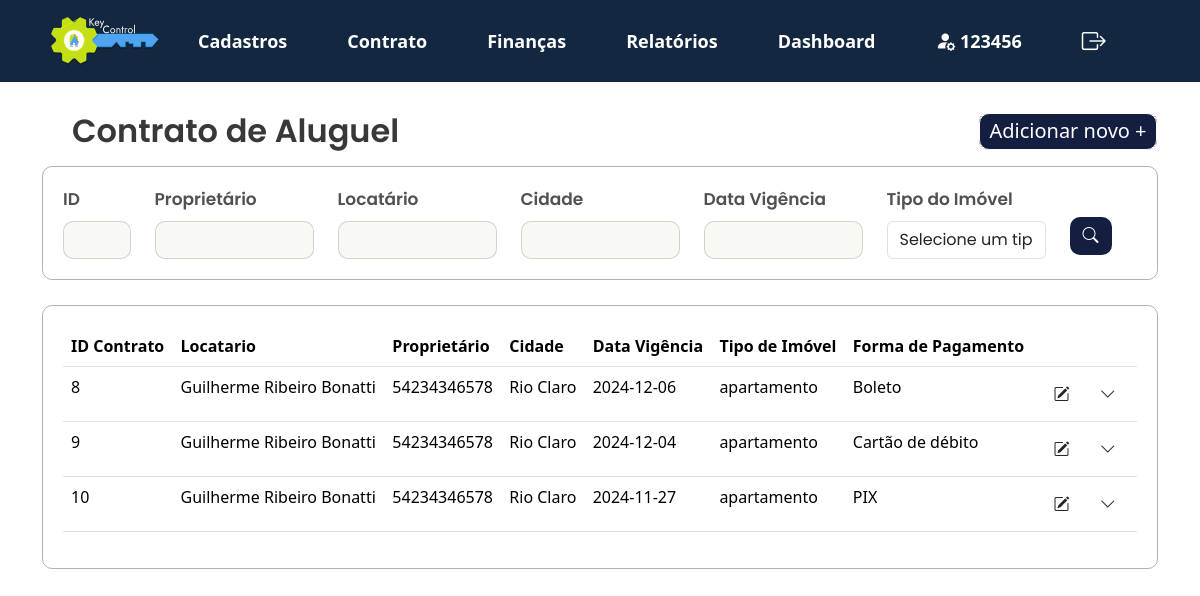
Before: /KeyControl/projeto/views/lista_contrato.php (signed in) with the older database file.
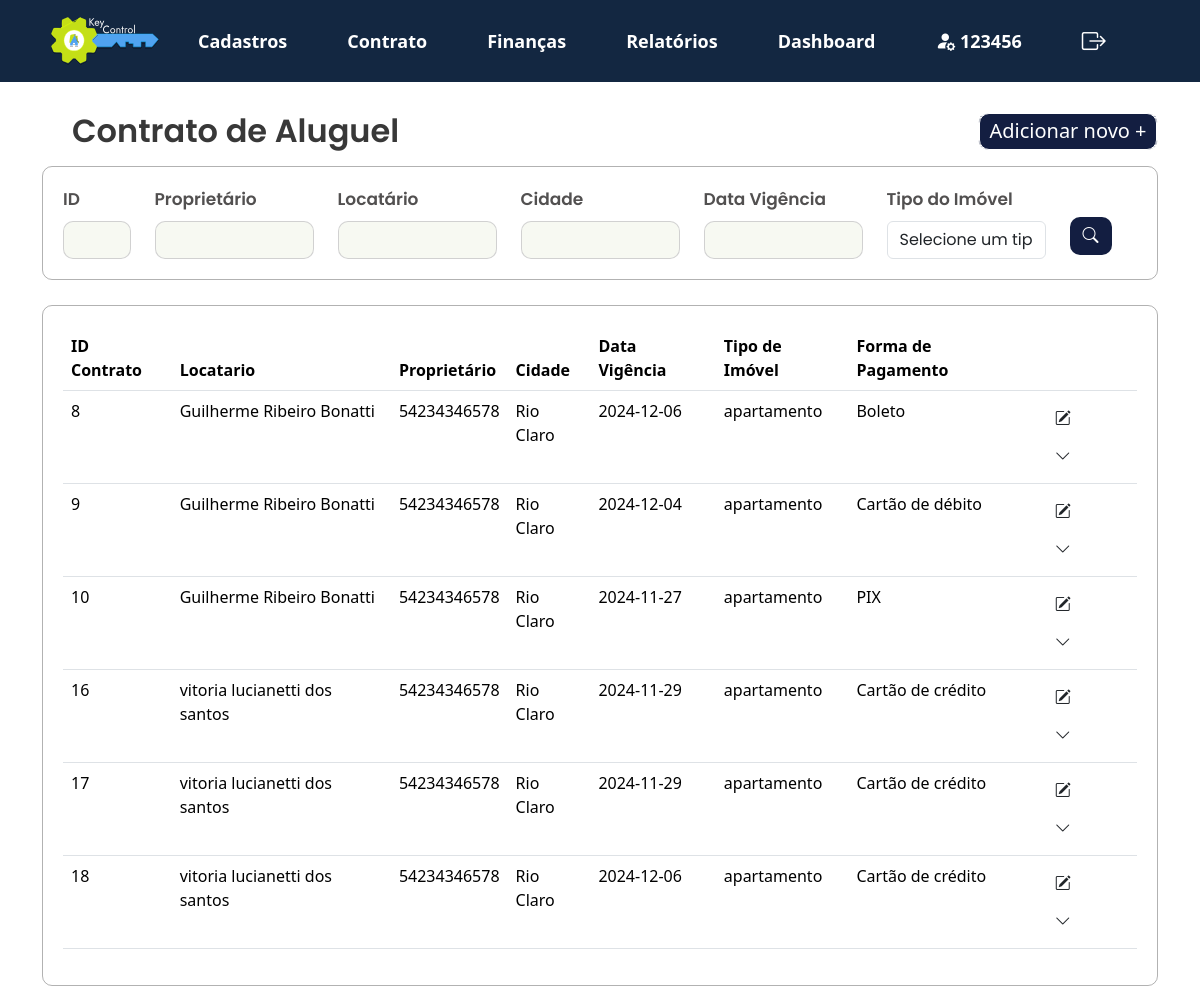
After: the same page with the newer database file.
### tables this page shows
CREATE TABLE `contrato_aluguel` (
  `id` int(11) NOT NULL,
  `locatario_nome` varchar(255) NOT NULL,
  `locatario_data_nascimento` date NOT NULL,
  `locatario_nacionalidade` varchar(100) NOT NULL,
  `locatario_cep` varchar(10) NOT NULL,
  `locatario_bairro` varchar(100) NOT NULL,
  `locatario_estado` varchar(100) NOT NULL,
  `locatario_cpf_cnpj` varchar(14) NOT NULL,
  `locatario_telefone` varchar(15) NOT NULL,
  `locatario_estado_civil` varchar(50) NOT NULL,
  `locatario_rua` varchar(255) NOT NULL,
  `locatario_complemento` varchar(255) DEFAULT NULL,
  `locatario_pais` varchar(100) NOT NULL,
  `locatario_rg_ie` varchar(15) NOT NULL,
  `locatario_email` varchar(255) NOT NULL,
  `locatario_profissao` varchar(100) NOT NULL,
  `locatario_numero` int(11) NOT NULL,
  `locatario_cidade` varchar(100) NOT NULL,
  `imovel_proprietario_cpf_cnpj` varchar(14) NOT NULL,
  `imovel_tipo` varchar(50) NOT NULL,
  `imovel_numero` int(11) NOT NULL,
  `imovel_cidade` varchar(100) NOT NULL,
  `imovel_taxa_venda` decimal(5,2) NOT NULL,
  `imovel_cep` varchar(10) NOT NULL,
  `imovel_bairro` varchar(100) NOT NULL,
  `imovel_estado` varchar(100) NOT NULL,
  `imovel_valor` decimal(15,2) NOT NULL,
  `imovel_registro` varchar(50) NOT NULL,
  `imovel_rua` varchar(255) NOT NULL,
  `imovel_complemento` varchar(255) DEFAULT NULL,
  `imovel_pais` varchar(100) NOT NULL,
  `fiador_nome` varchar(255) NOT NULL,
  `fiador_data_nascimento` date NOT NULL,
  `fiador_nacionalidade` varchar(100) NOT NULL,
  `fiador_cep` varchar(10) NOT NULL,
  `fiador_bairro` varchar(100) NOT NULL,
  `fiador_estado` varchar(100) NOT NULL,
  `fiador_cpf_cnpj` varchar(14) NOT NULL,
  `fiador_telefone` varchar(15) NOT NULL,
  `fiador_estado_civil` varchar(50) NOT NULL,
  `fiador_rua` varchar(255) NOT NULL,
  `fiador_complemento` varchar(255) DEFAULT NULL,
  `fiador_pais` varchar(100) NOT NULL,
  `fiador_rg_ie` varchar(15) NOT NULL,
  `fiador_email` varchar(255) NOT NULL,
  `fiador_profissao` varchar(100) NOT NULL,
  `fiador_numero` int(11) NOT NULL,
  `fiador_cidade` varchar(100) NOT NULL,
  `contrato_vigencia` date NOT NULL,
  `contrato_forma_pagamento` varchar(50) NOT NULL,
  `contrato_data_vencimento` date NOT NULL,
  `id_imobiliaria` varchar(20) NOT NULL,
  `meses_caucao` int(11) DEFAULT NULL,
  `vencimento_caucao` date DEFAULT NULL,
  `total_caucao` decimal(15,2) DEFAULT NULL,
  `forma_pagamento_caucao` varchar(50) DEFAULT NULL,
  `id_lancamento` int(11) NOT NULL
);

CREATE TABLE `cadastro_imovel` (
  `id` int(11) NOT NULL,
  `id_imobiliaria` varchar(20) NOT NULL,
  `cpf_cnpj_proprietario` varchar(20) NOT NULL,
  `tipo_imovel` varchar(50) NOT NULL,
  `quantidade_quartos` int(11) DEFAULT NULL,
  `quantidade_banheiros` int(11) DEFAULT NULL,
  `quantidade_vagas` int(11) DEFAULT NULL,
  `area_total` decimal(10,2) DEFAULT NULL,
  `cep` varchar(10) DEFAULT NULL,
  `rua` varchar(100) DEFAULT NULL,
  `numero` varchar(10) DEFAULT NULL,
  `bairro` varchar(50) DEFAULT NULL,
  `cidade` varchar(50) DEFAULT NULL,
  `estado` varchar(50) DEFAULT NULL,
  `pais` varchar(50) DEFAULT NULL,
  `registro_imovel` varchar(50) DEFAULT NULL,
  `valor_aluguel` float DEFAULT NULL,
  `taxa_aluguel` float DEFAULT NULL,
  `valor_venda` float DEFAULT NULL,
  `taxa_venda` float DEFAULT NULL,
  `complemento` varchar(255) DEFAULT NULL,
  `registro_agua` varchar(50) DEFAULT NULL
);

### KeyControl/projeto/app/controllers/filtro_contrato_aluguel.php (called while the page is built, shortened)
<?php
include '../app/controllers/db_conexao.php';
function buildQuery($contrato_id, $locatario_nome, $contrato_vigencia, $tipo_imovel, $contrato_forma_pagamento) {
    $sql = "
        SELECT contrato_aluguel.id AS contrato_id,
            contrato_aluguel.locatario_nome,
            contrato_aluguel.contrato_vigencia,
            contrato_aluguel.imovel_cidade,
            contrato_aluguel.contrato_forma_pagamento,
            c_imovel.tipo_imovel,
            c_imovel.cpf_cnpj_proprietario
        FROM contrato_aluguel
        JOIN cadastro_imovel c_imovel
            ON contrato_aluguel.id_imobiliaria = c_imovel.id_imobiliaria
        WHERE 1=1
        ";
    $conditions = [];
    $params = [];
    return [$sql, $params];
}
$id = $_POST['contrato_id'] ?? '';
$locatario_nome = $_POST['locatario'] ?? '';
$contrato_vigencia = $_POST['vigencia'] ?? '';
$tipo_imovel = $_POST['tipo_imovel'] ?? '';
$contrato_forma_pagamento = $_POST['forma_pagamento'] ?? '';
list($sql, $params) = buildQuery($id, $locatario_nome, $contrato_vigencia, $tipo_imovel, $contrato_forma_pagamento);
try {
    if ($pdo) {
        $stmt = $pdo->prepare($sql);
        $stmt->execute($params);
        $result = $stmt->fetchAll(PDO::FETCH_ASSOC);
    } else {
        throw new Exception("Erro na conexão com o banco de dados.");
    }
} catch (Exception $e) {
    echo "Erro na execução da consulta: " . htmlspecialchars($e->getMessage());
}
?>

### KeyControl/projeto/views/lista_contrato.php (the view, shortened to what this page needs)
<?php
    include_once '../app/controllers/filtro_contrato_aluguel.php';
    ?>
<!DOCTYPE html>
<html lang="pt-br">
<head>
    <link href="https://cdn.jsdelivr.net/npm/bootstrap@5.3.3/dist/css/bootstrap.min.css" rel="stylesheet">
    <link rel="stylesheet" href="../public/assets/js/menu.js">
    <link rel="stylesheet" href="https://cdn.jsdelivr.net/npm/bootstrap-icons@1.10.5/font/bootstrap-icons.css">
    <link rel="stylesheet" type="text/css" href="../public/assets/css/style2.css">
</head>
<body>
<?php include 'navbar.php';?>
    <section>
        <div class="container">
            <div class="d-flex justify-content-between align-items-center mb-3">
                <h2 class="mb-0">Contrato de Aluguel</h2>
                <div class="button_adicionarnovo">
                    <a class="button_adicionarnovo floating dropdown-toggle hide-arrow" data-bs-toggle="dropdown" aria-expanded="false" href="">
                        <span class="button_adicionarnovo">Adicionar novo +</span>
                    </a>
                </div>
            </div>
        </div>
    <div class="container">
        <form method="POST" action="">
            <div class="filtros-container">
                <div class="row g-12">
                    <div class="col-md-1">
                        <label for="id" class="form-label">ID</label>
                        <input type="text" id="id" class="form-control" name="id" value="<?= htmlspecialchars($_POST['id'] ?? '') ?>">
                    </div>
                    <div class="col-md-2">
                        <label for="cpf_cnpj_proprietario" class="form-label">Proprietário</label>
                            <input type="text" id="cpf_cnpj_proprietario" class="form-control" name="cpf_cnpj_proprietario" value="<?= htmlspecialchars($_POST['cpf_cnpj_proprietario'] ?? '') ?>">
                    </div>
                    <div class="col-md-2">
                        <label for="locatario" class="form-label">Locatário</label>
                        <input type="text" id="locatario" class="form-control" name="locatario" value="<?= htmlspecialchars($_POST['locatario'] ?? '') ?>">
                    </div>
                    <div class="col-md-2">
                        <label for="cidade" class="form-label">Cidade</label>
                        <input type="text" id="cidade" class="form-control" name="cidade" value="<?= htmlspecialchars($_POST['cidade'] ?? '') ?>">
                    </div>
                    <div class="col-md-2">
                        <label for="vigencia" class="form-label">Data Vigência</label>
                        <input type="text" id="vigencia" class="form-control" name="vigencia" value="<?= htmlspecialchars($_POST['vigencia'] ?? '') ?>">
                    </div>
                    <div class="col-md-2">
                        <label for="tipo_imovel" class="mb-2">Tipo do Imóvel</label>
                            <select class="form-control" name="tipo_imovel" id="tipo_imovel" onchange="checkSelection('tipo_imovel')">
                                <option value="" disabled <?= !isset($_POST['tipo_imovel']) ? 'selected' : '' ?>>Selecione um tipo</option>
                            </select>
                    </div>
                    <div class="col-md-1">
                        <button class="btn btn-buscar" type="submit">
                            <i class="bi bi-search"></i>
                        </button>
                    </div>
                </div>
            </div>
        </form>
    </div>
</section>
<section>
    <div class="container">
        <div class="card_relatório">
        <table class="table table-hover">
                <thead>
                    <tr>
                        <th>ID Contrato</th>
                        <th>Locatario</th>
                        <th>Proprietário</th>
                        <th>Cidade</th>
                        <th>Data Vigência</th>
                        <th>Tipo de Imóvel</th>
                        <th>Forma de Pagamento</th>
                        <th></th>
                    </tr>
                </thead>
                <tbody>
                    <?php
                        if (isset($result) && count($result) > 0) {
                            foreach ($result as $row) {
                                echo "<tr>
                                    <td>" . htmlspecialchars($row['contrato_id'] ?? '-') . "</td>
                                    <td>" . htmlspecialchars($row['locatario_nome']) . "</td>
                                    <td>" . htmlspecialchars($row['cpf_cnpj_proprietario'] ?? '-') . "</td>
                                    <td>" . htmlspecialchars($row['imovel_cidade'] ?? '-') . "</td>
                                    <td>" . htmlspecialchars($row['contrato_vigencia'] ?? '-') . "</td>
                                    <td>" . htmlspecialchars($row['tipo_imovel'] ?? '-') . "</td>
                                    <td>" . htmlspecialchars($row['contrato_forma_pagamento'] ?? '-') . "</td>
                                    <td>
                                        <button class='btn' onclick='editRecord(" . htmlspecialchars($row['contrato_id']) . ")'>
                                            <i class='bi bi-pencil-square'></i>
                                        </button>
                                        <button class='btn' onclick='toggleSubMenu(this)'>
                                            <i class='bi bi-chevron-down'></i>
                                        </button>
                                                <button class='imprimir' onclick='printInfo(" . htmlspecialchars($row['contrato_id']) . ")'>
                                                </button>
                                                <button class='imprimir' title='imprimirContrato' onclick='redirectToRelatorio2(" . htmlspecialchars($row['contrato_id']) . ")'>
                                                </button>
                                                <button class='excluir' onclick='deleteRecord(" . htmlspecialchars($row['contrato_id']) . ")'>
                                                </button>
                                    </td>
                                </tr>";
                            }
                        } else {
                            echo "<tr><td colspan='8'>Nenhum registro encontrado</td></tr>";
                        }
                    ?>
                </tbody>
            </table>
        </div>
    </div>
</section>
</body>
</html>

### KeyControl/projeto/views/navbar.php (shortened to what this page needs)
<head>
  <link rel="stylesheet" type="text/css" href="../public/assets/css/style1.css">
</head>
<nav class="navbar navbar-expand-sm">
  <div class="container">
    <div class="collapse navbar-collapse" id="navbarNavDropdown">
      <ul class="navbar-nav align-items-center">
        <li>
          <a class="nav-link" href="../views/home.php"><img src="../public/assets/img/Logomarca.svg" width="110px"></a>
        </li>
      </ul>
      <ul class="navbar-nav align-items-center">
        <li class="nav-item dropdown">
          <a class="nav-link" href="#" id="drop" role="button" data-bs-toggle="dropdown" aria-expanded="false">
            Cadastros
          </a>
        </li>
      </ul>
      <ul class="navbar-nav align-items-center">
        <li class="nav-item dropdown">
          <a class="nav-link" href="#" id="drop" role="button" data-bs-toggle="dropdown" aria-expanded="false">
            Contrato
          </a>
        </li>
      </ul>
      <ul class="navbar-nav align-items-center">
        <li class="nav-item dropdown">
          <a class="nav-link" href="#" id="drop" role="button" data-bs-toggle="dropdown" aria-expanded="true">
            Finanças
          </a>
        </li>
      </ul>
      <ul class="navbar-nav align-items-center">
        <li class="nav-item dropdown">
          <a class="nav-link" href="#" id="drop" role="button" data-bs-toggle="dropdown" aria-expanded="false">
            Relatórios
          </a>
        </li>
      </ul>
      <ul class="navbar-nav align-items-center">
        <li class="nav-item dropdown">
          <a class="nav-link" href="../views/dashboard.php">Dashboard</a>
        </li>
      </ul>
      <ul class="navbar-nav align-items-center">
        <li class="nav-item dropdown">
          <a class="nav-link" href="../views/perfil.php"><i class="bi bi-person-fill-gear fs-5"></i>
          <?php
          $user_name = htmlspecialchars($_SESSION['user_name'] ?? 'Usuário');
          $first_name = explode(' ', $user_name)[0];
          echo $first_name;
          ?>
          </a>
        </li>
      </ul>
      <ul class="navbar-nav align-items-center">
        <li class="nav-item dropdown">
          <a class="nav-link" href="../app/controllers/logout.php"><i class="bi bi-box-arrow-right fs-4"></i></a>
        </li>
      </ul>
    </div>
  </div>
</nav>

### KeyControl/projeto/public/assets/css/style2.css (style rules this page uses)
h2 { font-family: "Poppins", sans-serif; font-weight: 600; font-style: normal; color: #383838; margin: 30px; }
.container h2 { position: relative; z-index: 1; }
nav { z-index: 3 !important; }
form { font-family: "Poppins", sans-serif; font-style: normal; font-weight: 600; font-size: 17px; color: rgb(82, 80, 80); }
input.form-control { background-color: #F7F9F2; color: #333; border: 0px; }
h2.mb-0 { margin-block: auto; }
.filtros-container input.form-control { border: 1px solid #3838383b; border-radius: 10px; }
.filtros-container { width: auto; height: auto; border: 1px solid #38383862; border-radius: 10px; padding: 20px; display: flex; }
.filtros-container .btn-buscar { margin-top: 30px; }
.btn-buscar { background-color: #131E41; color: white; border-radius: 10px; }
.card_relatório { width: auto; height: auto; border: 1px solid #38383862; border-radius: 10px; margin-top: 25px; margin-bottom: 20px; padding: 20px; }
.button_adicionarnovo { border: 1px solid; border-radius: 10px; background-color: #131E41; width: 180px; height: 37px; align-items: center; display: flex; justify-content: center; align-items: center; text-align: center; color: #ffffff; font-size: 20px; text-decoration: none; }
.hide-arrow::after { display: none; }

### KeyControl/projeto/public/assets/css/style1.css (style rules this page uses)
nav { background-color: #132741; margin-bottom: 30px; }
nav .nav-link { color: white; font-size: 18px; font-weight: 600; }
nav .nav-item { margin: 7px; padding: 0 15px; }
nav i { width: 100%; }

Changed rows visible on the page:
added contrato_aluguel: id "16", locatario_nome "vitoria lucianetti dos santos", cadastro_imovel.cpf_cnpj_proprietario "54234346578", imovel_cidade "Rio Claro", contrato_vigencia "2024-11-29", cadastro_imovel.tipo_imovel "apartamento", contrato_forma_pagamento "Cartão de crédito"
added contrato_aluguel: id "17", locatario_nome "vitoria lucianetti dos santos", cadastro_imovel.cpf_cnpj_proprietario "54234346578", imovel_cidade "Rio Claro", contrato_vigencia "2024-11-29", cadastro_imovel.tipo_imovel "apartamento", contrato_forma_pagamento "Cartão de crédito"
added contrato_aluguel: id "18", locatario_nome "vitoria lucianetti dos santos", cadastro_imovel.cpf_cnpj_proprietario "54234346578", imovel_cidade "Rio Claro", contrato_vigencia "2024-12-06", cadastro_imovel.tipo_imovel "apartamento", contrato_forma_pagamento "Cartão de crédito"
